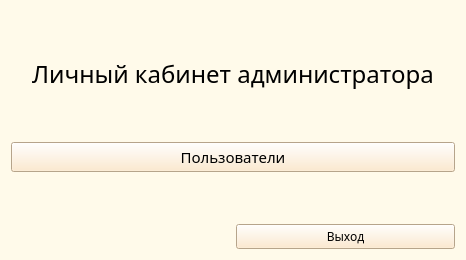
<?xml version="1.0" encoding="UTF-8"?>
<ui version="4.0">
 <class>admaccount</class>
 <widget class="QWidget" name="admaccount">
  <property name="geometry">
   <rect>
    <x>0</x>
    <y>0</y>
    <width>466</width>
    <height>260</height>
   </rect>
  </property>
  <property name="windowTitle">
   <string>Form</string>
  </property>
  <property name="layoutDirection">
   <enum>Qt::LeftToRight</enum>
  </property>
  <property name="autoFillBackground">
   <bool>false</bool>
  </property>
  <property name="styleSheet">
   <string notr="true">background-color:rgb(255, 250, 234);</string>
  </property>
  <layout class="QVBoxLayout" name="verticalLayout">
   <item>
    <layout class="QGridLayout" name="gridLayout">
     <item row="2" column="0">
      <spacer name="verticalSpacer_2">
       <property name="orientation">
        <enum>Qt::Vertical</enum>
       </property>
       <property name="sizeType">
        <enum>QSizePolicy::MinimumExpanding</enum>
       </property>
       <property name="sizeHint" stdset="0">
        <size>
         <width>20</width>
         <height>40</height>
        </size>
       </property>
      </spacer>
     </item>
     <item row="1" column="0" colspan="2">
      <widget class="QLabel" name="label">
       <property name="font">
        <font>
         <family>Yu Gothic UI Semilight</family>
         <pointsize>18</pointsize>
        </font>
       </property>
       <property name="text">
        <string>Личный кабинет администратора</string>
       </property>
       <property name="alignment">
        <set>Qt::AlignCenter</set>
       </property>
      </widget>
     </item>
     <item row="3" column="0" colspan="2">
      <widget class="QPushButton" name="pushButton">
       <property name="font">
        <font>
         <family>Century Gothic</family>
         <pointsize>11</pointsize>
        </font>
       </property>
       <property name="mouseTracking">
        <bool>false</bool>
       </property>
       <property name="styleSheet">
        <string notr="true">background-color: rgb(255, 230, 194);</string>
       </property>
       <property name="text">
        <string>Пользователи</string>
       </property>
       <property name="checkable">
        <bool>false</bool>
       </property>
      </widget>
     </item>
     <item row="5" column="1">
      <widget class="QPushButton" name="exit_batton">
       <property name="font">
        <font>
         <family>Bahnschrift SemiCondensed</family>
        </font>
       </property>
       <property name="focusPolicy">
        <enum>Qt::StrongFocus</enum>
       </property>
       <property name="styleSheet">
        <string notr="true">background-color: rgb(255, 230, 194);</string>
       </property>
       <property name="text">
        <string>Выход</string>
       </property>
      </widget>
     </item>
     <item row="4" column="0">
      <spacer name="verticalSpacer">
       <property name="orientation">
        <enum>Qt::Vertical</enum>
       </property>
       <property name="sizeHint" stdset="0">
        <size>
         <width>20</width>
         <height>40</height>
        </size>
       </property>
      </spacer>
     </item>
     <item row="0" column="0">
      <spacer name="verticalSpacer_3">
       <property name="orientation">
        <enum>Qt::Vertical</enum>
       </property>
       <property name="sizeHint" stdset="0">
        <size>
         <width>20</width>
         <height>40</height>
        </size>
       </property>
      </spacer>
     </item>
    </layout>
   </item>
  </layout>
 </widget>
 <resources/>
 <connections/>
</ui>
